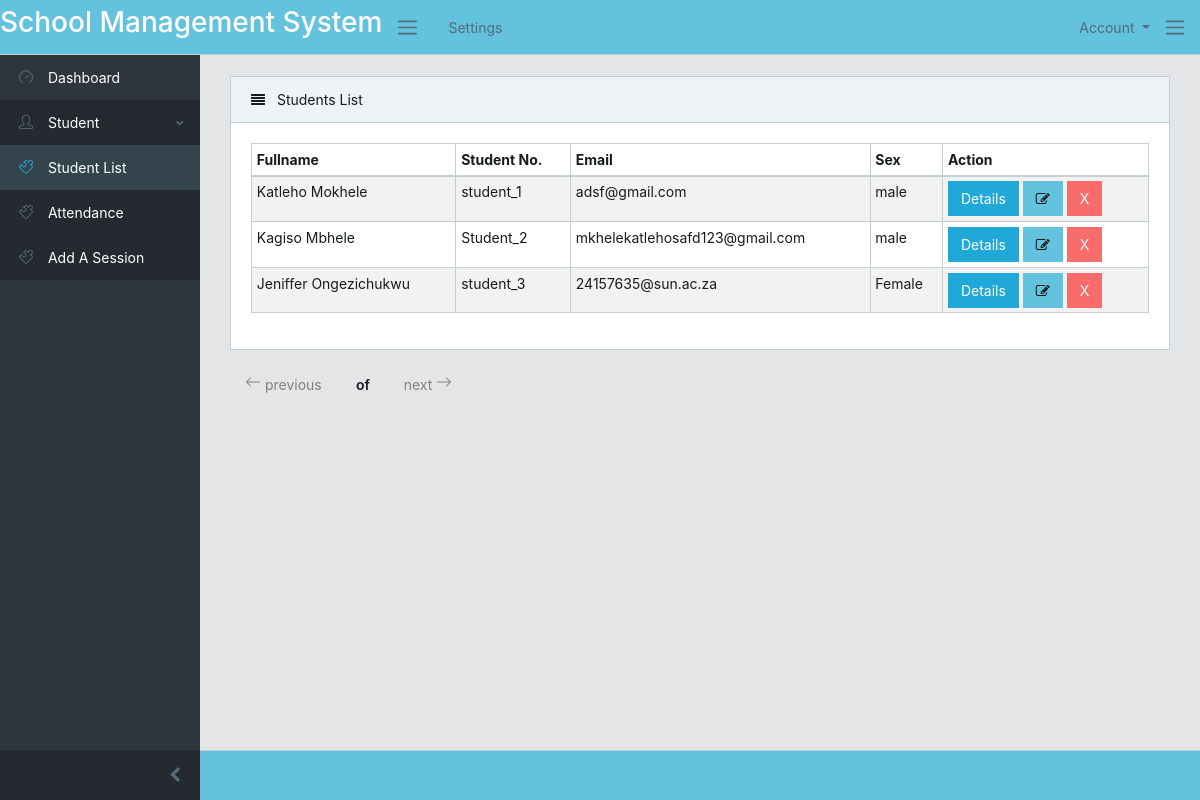
The app's page /students/allstudents/ (signed in) with its own data.
### students/models.py (models this page shows, shortened)
class StudentInfo(models.Model):
    name = models.OneToOneField(User, on_delete=models.CASCADE ,default=1 )
    full_name = models.CharField(max_length=100 ,null=True,blank=True )
    student_number = models.CharField(max_length=50, unique=True,null=True,blank=True)
    student_email = models.EmailField(null=True,blank=True)
    student_cellphone = models.CharField(max_length=100 ,null=True,blank=True )
    faculty_choice = (
        ("Education", "Education"),
        ("Enginnering", "Enginnering"),
         ("Law", "Law"),
          ("Humanities", "Humanities"),
           ("Arts", "Arts"),
            ("Sciences", "Sciences"),
            ("Health Science", "Health Sciences")
    )
    Faculty = models.CharField( choices=faculty_choice, max_length=100 ,null=True,blank=True )
    gender_choice = (
        ("male", "Male"),
        ("Female", "Female"),
    )
    gender = models.CharField(choices=gender_choice, max_length=10)
    modules = models.ManyToManyField(StudentModules,related_name="modules", blank=True)
    student_image = models.ImageField(blank=True  ,null=True)
    approved = models.BooleanField(default=False)

### students/views.py (the view)
# urls.py: path('allstudents/', views.student_list, name='student_list'),
def student_list(request):
    students = StudentInfo.objects.all()
    paginator = Paginator(students, 10)
    page = request.GET.get('page')
    paged_students = paginator.get_page(page)
    context = {
        "students": paged_students,
    }
    return render(request, "students/student_list.html", context)

### templates/students/student_list.html (shortened to what this page needs)
{% extends 'base/base.html' %}
{% load static %}
{% block content %}
{% if logged_in_as_student in students %}
<div class="row d-none">
    <div class="col-lg-12">
        <br>
        <div class="card">
            <div class="card-header">
                <i class="fa fa-align-justify"></i> Students List</div>
            <div class="card-body">
                <table class="table table-responsive-sm table-bordered table-striped table-sm">
                    <thead>
                        <tr>
                            <th>SL</th>
                            <th>Fullname</th>
                            <th>Student No.</th>
                            <th>Email</th>
                            <th>Sex</th>
                            <th>Action</th>
                        </tr>
                    </thead>
                    <tbody>
                        {% for student in students %}
                            <tr>
                                <td>{{ forloop.counter }}</td>
                                <td>{{ student.full_name}}</td>
                                <td>{{ student.name }}</td>
                                <td>{{ student.student_email }}</td>
                                <td>{{ student.gender}}</td>
                                <td>
                                    <a href="{% url 'students:single_student' student.id %}">
                                        <button type="button" class="btn btn-primary">Details</button>
                                    </a>
                                    <a href="{% url 'students:edit_student' student.id %}">
                                        <button type="button" class="btn btn-info"><i class="fa fa-edit"></i></button>
                                    </a>
                                    <a href="{% url 'students:delete_student' student.id %}">
                                        <button type="button" class="btn btn-danger">X</button>
                                    </a>
                                </td>
                            </tr>
                        {% endfor %}
                    </tbody>
                </table>
            </div>
        </div>
    </div>
</div>
{% else %}
<div class="row">
    <div class="col-lg-12">
        <br>
        <div class="card">
            <div class="card-header">
                <i class="fa fa-align-justify"></i> Students List</div>
            <div class="card-body">
                <table class="table table-responsive-sm table-bordered table-striped table-sm">
                    <thead>
                        <tr>
                            <th>Fullname</th>
                            <th>Student No.</th>
                            <th>Email</th>
                            <th>Sex</th>
                            <th>Action</th>
                        </tr>
                    </thead>
                    <tbody>
                        {% for student in students %}
                            <tr>
                                <td>{{ student.full_name}}</td>
                                <td>{{ student.name }}</td>
                                <td>{{ student.student_email }}</td>
                                <td>{{ student.gender}}</td>
                                <td>
                                    <a href="{% url 'students:single_student' student.id %}">
                                        <button type="button" class="btn btn-primary">Details</button>
                                    </a>
                                    <a href="{% url 'students:edit_student' student.id %}">
                                        <button type="button" class="btn btn-info"><i class="fa fa-edit"></i></button>
                                    </a>
                                    <a href="{% url 'students:delete_student' student.id %}">
                                        <button type="button" class="btn btn-danger">X</button>
                                    </a>
                                </td>
                            </tr>
                        {% endfor %}
                    </tbody>
                </table>
            </div>
        </div>
    </div>
</div>
{% endif %}
<div class="container col-12">
    <div class="pagination">
        <span class="step-links">
            {% if  articles.has_previous %}
                <a style="text-decoration: none;" class="position-relative " href="?page={{ articles.previous_page_number }}">
                    <svg xmlns="http://www.w3.org/2000/svg" width="16" height="16" fill="currentColor" class="bi bi-arrow-left" viewBox="0 0 16 16">
                        <path fill-rule="evenodd" d="M15 8a.5.5 0 0 0-.5-.5H2.707l3.147-3.146a.5.5 0 1 0-.708-.708l-4 4a.5.5 0 0 0 0 .708l4 4a.5.5 0 0 0 .708-.708L2.707 8.5H14.5A.5.5 0 0 0 15 8z"/>
                      </svg> previous
                    </a>
            {% else %}
                <a href="#" class="position-relative " style="color: gray;text-decoration: none;">
                    <svg xmlns="http://www.w3.org/2000/svg" width="16" height="16" fill="currentColor" class="bi bi-arrow-left" viewBox="0 0 16 16">
                        <path fill-rule="evenodd" d="M15 8a.5.5 0 0 0-.5-.5H2.707l3.147-3.146a.5.5 0 1 0-.708-.708l-4 4a.5.5 0 0 0 0 .708l4 4a.5.5 0 0 0 .708-.708L2.707 8.5H14.5A.5.5 0 0 0 15 8z"/>
                      </svg> previous</a>
            {% endif %}
            <span class="position-relative " style="font-weight: 600; margin-left: 0.8cm; margin-right: 0.8cm;">
                 {{  articles.number }} of {{  articles.paginator.num_pages }}
            </span>
            {% if  articles.has_next %}
                <a style="text-decoration: none;"class="position-relative " href="?page={{ articles.next_page_number }}">
                    next <svg xmlns="http://www.w3.org/2000/svg" width="16" height="16" fill="currentColor" class="bi bi-arrow-right" viewBox="0 0 16 16">
                        <path fill-rule="evenodd" d="M1 8a.5.5 0 0 1 .5-.5h11.793l-3.147-3.146a.5.5 0 0 1 .708-.708l4 4a.5.5 0 0 1 0 .708l-4 4a.5.5 0 0 1-.708-.708L13.293 8.5H1.5A.5.5 0 0 1 1 8z"/>
                      </svg></a>
            {% else %}
            <a style="color: gray;text-decoration: none;" class="position-relative " href="#">
                next <svg xmlns="http://www.w3.org/2000/svg" width="16" height="16" fill="currentColor" class="bi bi-arrow-right" viewBox="0 0 16 16">
                <path fill-rule="evenodd" d="M1 8a.5.5 0 0 1 .5-.5h11.793l-3.147-3.146a.5.5 0 0 1 .708-.708l4 4a.5.5 0 0 1 0 .708l-4 4a.5.5 0 0 1-.708-.708L13.293 8.5H1.5A.5.5 0 0 1 1 8z"/>
              </svg></a>
            {% endif %}
        </span>
    </div>
</div>
{% endblock %}

### records on screen
StudentInfo: full_name "Katleho Mokhele", name "student_1", student_email "adsf@gmail.com", gender "male"
StudentInfo: full_name "Kagiso Mbhele", name "Student_2", student_email "mkhelekatlehosafd123@gmail.com", gender "male"
StudentInfo: full_name "Jeniffer Ongezichukwu", name "student_3", student_email "24157635@sun.ac.za", gender "Female"
